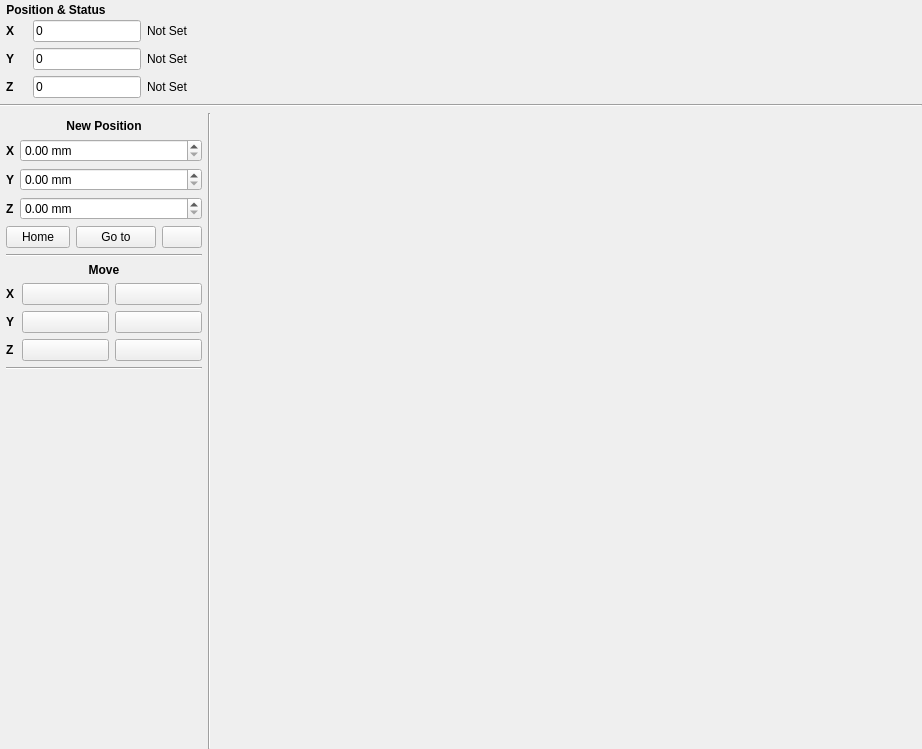
<?xml version="1.0" encoding="UTF-8"?>
<ui version="4.0">
 <class>DockWidget</class>
 <widget class="QDockWidget" name="DockWidget">
  <property name="geometry">
   <rect>
    <x>0</x>
    <y>0</y>
    <width>922</width>
    <height>749</height>
   </rect>
  </property>
  <property name="floating">
   <bool>true</bool>
  </property>
  <property name="windowTitle">
   <string>Motor Mover</string>
  </property>
  <widget class="QWidget" name="dockWidgetContents">
   <layout class="QVBoxLayout" name="verticalLayout_2">
    <property name="spacing">
     <number>0</number>
    </property>
    <property name="leftMargin">
     <number>0</number>
    </property>
    <property name="topMargin">
     <number>0</number>
    </property>
    <property name="rightMargin">
     <number>0</number>
    </property>
    <property name="bottomMargin">
     <number>0</number>
    </property>
    <item>
     <layout class="QHBoxLayout" name="horizontalLayout_2">
      <property name="leftMargin">
       <number>6</number>
      </property>
      <item>
       <widget class="QLabel" name="lbl_cur_pos">
        <property name="sizePolicy">
         <sizepolicy hsizetype="Minimum" vsizetype="Preferred">
          <horstretch>0</horstretch>
          <verstretch>0</verstretch>
         </sizepolicy>
        </property>
        <property name="font">
         <font>
          <weight>75</weight>
          <bold>true</bold>
         </font>
        </property>
        <property name="text">
         <string>Position &amp; Status</string>
        </property>
        <property name="alignment">
         <set>Qt::AlignCenter</set>
        </property>
       </widget>
      </item>
      <item>
       <spacer name="horizontalSpacer">
        <property name="orientation">
         <enum>Qt::Horizontal</enum>
        </property>
        <property name="sizeHint" stdset="0">
         <size>
          <width>40</width>
          <height>20</height>
         </size>
        </property>
       </spacer>
      </item>
     </layout>
    </item>
    <item>
     <layout class="QHBoxLayout" name="horizontalLayout_4">
      <property name="spacing">
       <number>6</number>
      </property>
      <property name="leftMargin">
       <number>6</number>
      </property>
      <property name="bottomMargin">
       <number>6</number>
      </property>
      <item>
       <layout class="QGridLayout" name="gridLayout_2">
        <item row="0" column="0">
         <widget class="QLabel" name="lbl_x_cur_pos">
          <property name="sizePolicy">
           <sizepolicy hsizetype="Preferred" vsizetype="Preferred">
            <horstretch>0</horstretch>
            <verstretch>0</verstretch>
           </sizepolicy>
          </property>
          <property name="font">
           <font>
            <weight>75</weight>
            <bold>true</bold>
           </font>
          </property>
          <property name="text">
           <string>X</string>
          </property>
         </widget>
        </item>
        <item row="0" column="1">
         <widget class="QLabel" name="icon_x_status">
          <property name="sizePolicy">
           <sizepolicy hsizetype="Maximum" vsizetype="Preferred">
            <horstretch>0</horstretch>
            <verstretch>0</verstretch>
           </sizepolicy>
          </property>
          <property name="text">
           <string/>
          </property>
          <property name="pixmap">
           <pixmap resource="qt_resources.qrc">:/icons/qt_resources/plug-disconnect-prohibition.png</pixmap>
          </property>
         </widget>
        </item>
        <item row="0" column="2">
         <widget class="QLineEdit" name="le_x_cur_pos">
          <property name="sizePolicy">
           <sizepolicy hsizetype="Preferred" vsizetype="Fixed">
            <horstretch>0</horstretch>
            <verstretch>0</verstretch>
           </sizepolicy>
          </property>
          <property name="maximumSize">
           <size>
            <width>16777215</width>
            <height>16777215</height>
           </size>
          </property>
          <property name="text">
           <string>0</string>
          </property>
          <property name="readOnly">
           <bool>true</bool>
          </property>
         </widget>
        </item>
        <item row="0" column="3">
         <widget class="QLabel" name="lbl_x_status">
          <property name="minimumSize">
           <size>
            <width>120</width>
            <height>0</height>
           </size>
          </property>
          <property name="text">
           <string>Not Set</string>
          </property>
         </widget>
        </item>
        <item row="1" column="0">
         <widget class="QLabel" name="lbl_y_cur_pos">
          <property name="font">
           <font>
            <weight>75</weight>
            <bold>true</bold>
           </font>
          </property>
          <property name="text">
           <string>Y</string>
          </property>
         </widget>
        </item>
        <item row="1" column="1">
         <widget class="QLabel" name="icon_y_status">
          <property name="sizePolicy">
           <sizepolicy hsizetype="Minimum" vsizetype="Preferred">
            <horstretch>0</horstretch>
            <verstretch>0</verstretch>
           </sizepolicy>
          </property>
          <property name="text">
           <string/>
          </property>
          <property name="pixmap">
           <pixmap resource="qt_resources.qrc">:/icons/qt_resources/plug-disconnect-prohibition.png</pixmap>
          </property>
         </widget>
        </item>
        <item row="1" column="2">
         <widget class="QLineEdit" name="le_y_cur_pos">
          <property name="sizePolicy">
           <sizepolicy hsizetype="Minimum" vsizetype="Fixed">
            <horstretch>0</horstretch>
            <verstretch>0</verstretch>
           </sizepolicy>
          </property>
          <property name="maximumSize">
           <size>
            <width>16777215</width>
            <height>16777215</height>
           </size>
          </property>
          <property name="text">
           <string>0</string>
          </property>
          <property name="readOnly">
           <bool>true</bool>
          </property>
         </widget>
        </item>
        <item row="1" column="3">
         <widget class="QLabel" name="lbl_y_status">
          <property name="text">
           <string>Not Set</string>
          </property>
         </widget>
        </item>
        <item row="2" column="0">
         <widget class="QLabel" name="lbl_z_cur_pos">
          <property name="font">
           <font>
            <weight>75</weight>
            <bold>true</bold>
           </font>
          </property>
          <property name="text">
           <string>Z</string>
          </property>
         </widget>
        </item>
        <item row="2" column="1">
         <widget class="QLabel" name="icon_z_status">
          <property name="sizePolicy">
           <sizepolicy hsizetype="Minimum" vsizetype="Preferred">
            <horstretch>0</horstretch>
            <verstretch>0</verstretch>
           </sizepolicy>
          </property>
          <property name="text">
           <string/>
          </property>
          <property name="pixmap">
           <pixmap resource="qt_resources.qrc">:/icons/qt_resources/plug-disconnect-prohibition.png</pixmap>
          </property>
         </widget>
        </item>
        <item row="2" column="2">
         <widget class="QLineEdit" name="le_z_cur_pos">
          <property name="sizePolicy">
           <sizepolicy hsizetype="Minimum" vsizetype="Fixed">
            <horstretch>0</horstretch>
            <verstretch>0</verstretch>
           </sizepolicy>
          </property>
          <property name="maximumSize">
           <size>
            <width>16777215</width>
            <height>16777215</height>
           </size>
          </property>
          <property name="text">
           <string>0</string>
          </property>
          <property name="readOnly">
           <bool>true</bool>
          </property>
         </widget>
        </item>
        <item row="2" column="3">
         <widget class="QLabel" name="lbl_z_status">
          <property name="text">
           <string>Not Set</string>
          </property>
         </widget>
        </item>
       </layout>
      </item>
      <item>
       <spacer name="horizontalSpacer_2">
        <property name="orientation">
         <enum>Qt::Horizontal</enum>
        </property>
        <property name="sizeHint" stdset="0">
         <size>
          <width>40</width>
          <height>20</height>
         </size>
        </property>
       </spacer>
      </item>
     </layout>
    </item>
    <item>
     <widget class="Line" name="line">
      <property name="orientation">
       <enum>Qt::Horizontal</enum>
      </property>
     </widget>
    </item>
    <item>
     <layout class="QHBoxLayout" name="horizontalLayout_3">
      <property name="leftMargin">
       <number>6</number>
      </property>
      <property name="topMargin">
       <number>6</number>
      </property>
      <item>
       <layout class="QVBoxLayout" name="verticalLayout">
        <property name="spacing">
         <number>6</number>
        </property>
        <property name="topMargin">
         <number>6</number>
        </property>
        <property name="rightMargin">
         <number>6</number>
        </property>
        <item>
         <widget class="QLabel" name="lbl_new_pos">
          <property name="sizePolicy">
           <sizepolicy hsizetype="Minimum" vsizetype="Preferred">
            <horstretch>0</horstretch>
            <verstretch>0</verstretch>
           </sizepolicy>
          </property>
          <property name="font">
           <font>
            <weight>75</weight>
            <bold>true</bold>
           </font>
          </property>
          <property name="text">
           <string>New Position</string>
          </property>
          <property name="alignment">
           <set>Qt::AlignCenter</set>
          </property>
         </widget>
        </item>
        <item>
         <layout class="QFormLayout" name="formLayout_2">
          <property name="sizeConstraint">
           <enum>QLayout::SetMinimumSize</enum>
          </property>
          <property name="horizontalSpacing">
           <number>6</number>
          </property>
          <item row="0" column="0">
           <widget class="QLabel" name="lbl_x_new_pos">
            <property name="font">
             <font>
              <weight>75</weight>
              <bold>true</bold>
             </font>
            </property>
            <property name="text">
             <string>X</string>
            </property>
           </widget>
          </item>
          <item row="0" column="1">
           <widget class="QDoubleSpinBox" name="sb_x_new_pos">
            <property name="sizePolicy">
             <sizepolicy hsizetype="Minimum" vsizetype="Fixed">
              <horstretch>0</horstretch>
              <verstretch>0</verstretch>
             </sizepolicy>
            </property>
            <property name="minimumSize">
             <size>
              <width>74</width>
              <height>0</height>
             </size>
            </property>
            <property name="suffix">
             <string> mm</string>
            </property>
            <property name="decimals">
             <number>2</number>
            </property>
           </widget>
          </item>
          <item row="1" column="0">
           <widget class="QLabel" name="lbl_y_new_pos">
            <property name="font">
             <font>
              <weight>75</weight>
              <bold>true</bold>
             </font>
            </property>
            <property name="text">
             <string>Y</string>
            </property>
           </widget>
          </item>
          <item row="1" column="1">
           <widget class="QDoubleSpinBox" name="sb_y_new_pos">
            <property name="sizePolicy">
             <sizepolicy hsizetype="Minimum" vsizetype="Fixed">
              <horstretch>0</horstretch>
              <verstretch>0</verstretch>
             </sizepolicy>
            </property>
            <property name="suffix">
             <string> mm</string>
            </property>
            <property name="decimals">
             <number>2</number>
            </property>
           </widget>
          </item>
          <item row="2" column="0">
           <widget class="QLabel" name="lbl_z_new_pos">
            <property name="font">
             <font>
              <weight>75</weight>
              <bold>true</bold>
             </font>
            </property>
            <property name="text">
             <string>Z</string>
            </property>
           </widget>
          </item>
          <item row="2" column="1">
           <widget class="QDoubleSpinBox" name="sb_z_new_pos">
            <property name="sizePolicy">
             <sizepolicy hsizetype="Minimum" vsizetype="Fixed">
              <horstretch>0</horstretch>
              <verstretch>0</verstretch>
             </sizepolicy>
            </property>
            <property name="suffix">
             <string> mm</string>
            </property>
            <property name="decimals">
             <number>2</number>
            </property>
           </widget>
          </item>
         </layout>
        </item>
        <item>
         <layout class="QHBoxLayout" name="horizontalLayout">
          <item>
           <widget class="QPushButton" name="btn_home">
            <property name="minimumSize">
             <size>
              <width>64</width>
              <height>0</height>
             </size>
            </property>
            <property name="maximumSize">
             <size>
              <width>60</width>
              <height>16777215</height>
             </size>
            </property>
            <property name="text">
             <string>Home</string>
            </property>
            <property name="icon">
             <iconset resource="qt_resources.qrc">
              <normaloff>:/icons/qt_resources/home--arrow.png</normaloff>:/icons/qt_resources/home--arrow.png</iconset>
            </property>
           </widget>
          </item>
          <item>
           <widget class="QPushButton" name="btn_go">
            <property name="sizePolicy">
             <sizepolicy hsizetype="Minimum" vsizetype="Fixed">
              <horstretch>0</horstretch>
              <verstretch>0</verstretch>
             </sizepolicy>
            </property>
            <property name="minimumSize">
             <size>
              <width>0</width>
              <height>0</height>
             </size>
            </property>
            <property name="maximumSize">
             <size>
              <width>16777215</width>
              <height>16777215</height>
             </size>
            </property>
            <property name="text">
             <string>Go to</string>
            </property>
            <property name="icon">
             <iconset resource="qt_resources.qrc">
              <normaloff>:/icons/qt_resources/control.png</normaloff>:/icons/qt_resources/control.png</iconset>
            </property>
           </widget>
          </item>
          <item>
           <widget class="QPushButton" name="btn_stop">
            <property name="sizePolicy">
             <sizepolicy hsizetype="Minimum" vsizetype="Fixed">
              <horstretch>0</horstretch>
              <verstretch>0</verstretch>
             </sizepolicy>
            </property>
            <property name="minimumSize">
             <size>
              <width>0</width>
              <height>0</height>
             </size>
            </property>
            <property name="maximumSize">
             <size>
              <width>16777215</width>
              <height>16777215</height>
             </size>
            </property>
            <property name="text">
             <string/>
            </property>
            <property name="icon">
             <iconset resource="qt_resources.qrc">
              <normaloff>:/icons/qt_resources/control-stop-square.png</normaloff>:/icons/qt_resources/control-stop-square.png</iconset>
            </property>
           </widget>
          </item>
         </layout>
        </item>
        <item>
         <widget class="Line" name="line_2">
          <property name="orientation">
           <enum>Qt::Horizontal</enum>
          </property>
         </widget>
        </item>
        <item>
         <widget class="QLabel" name="lbl_move">
          <property name="sizePolicy">
           <sizepolicy hsizetype="Minimum" vsizetype="Preferred">
            <horstretch>0</horstretch>
            <verstretch>0</verstretch>
           </sizepolicy>
          </property>
          <property name="font">
           <font>
            <weight>75</weight>
            <bold>true</bold>
           </font>
          </property>
          <property name="text">
           <string>Move</string>
          </property>
          <property name="alignment">
           <set>Qt::AlignCenter</set>
          </property>
         </widget>
        </item>
        <item>
         <layout class="QGridLayout" name="gridLayout">
          <property name="sizeConstraint">
           <enum>QLayout::SetMinimumSize</enum>
          </property>
          <item row="0" column="0">
           <widget class="QLabel" name="lbl_x_move">
            <property name="sizePolicy">
             <sizepolicy hsizetype="Minimum" vsizetype="Preferred">
              <horstretch>0</horstretch>
              <verstretch>0</verstretch>
             </sizepolicy>
            </property>
            <property name="maximumSize">
             <size>
              <width>10</width>
              <height>16777215</height>
             </size>
            </property>
            <property name="font">
             <font>
              <weight>75</weight>
              <bold>true</bold>
             </font>
            </property>
            <property name="text">
             <string>X</string>
            </property>
           </widget>
          </item>
          <item row="0" column="1">
           <widget class="QPushButton" name="btn_x_left_move">
            <property name="text">
             <string/>
            </property>
            <property name="icon">
             <iconset resource="qt_resources.qrc">
              <normaloff>:/icons/qt_resources/control-double-180.png</normaloff>:/icons/qt_resources/control-double-180.png</iconset>
            </property>
           </widget>
          </item>
          <item row="0" column="2">
           <widget class="QPushButton" name="btn_x_right_move">
            <property name="text">
             <string/>
            </property>
            <property name="icon">
             <iconset resource="qt_resources.qrc">
              <normaloff>:/icons/qt_resources/control-double.png</normaloff>:/icons/qt_resources/control-double.png</iconset>
            </property>
           </widget>
          </item>
          <item row="1" column="0">
           <widget class="QLabel" name="lbl_y_move">
            <property name="sizePolicy">
             <sizepolicy hsizetype="Minimum" vsizetype="Preferred">
              <horstretch>0</horstretch>
              <verstretch>0</verstretch>
             </sizepolicy>
            </property>
            <property name="font">
             <font>
              <weight>75</weight>
              <bold>true</bold>
             </font>
            </property>
            <property name="text">
             <string>Y</string>
            </property>
           </widget>
          </item>
          <item row="1" column="1">
           <widget class="QPushButton" name="btn_y_left_move">
            <property name="text">
             <string/>
            </property>
            <property name="icon">
             <iconset resource="qt_resources.qrc">
              <normaloff>:/icons/qt_resources/control-double-180.png</normaloff>:/icons/qt_resources/control-double-180.png</iconset>
            </property>
           </widget>
          </item>
          <item row="1" column="2">
           <widget class="QPushButton" name="btn_y_right_move">
            <property name="text">
             <string/>
            </property>
            <property name="icon">
             <iconset resource="qt_resources.qrc">
              <normaloff>:/icons/qt_resources/control-double.png</normaloff>:/icons/qt_resources/control-double.png</iconset>
            </property>
           </widget>
          </item>
          <item row="2" column="0">
           <widget class="QLabel" name="lbl_z_move">
            <property name="sizePolicy">
             <sizepolicy hsizetype="Minimum" vsizetype="Preferred">
              <horstretch>0</horstretch>
              <verstretch>0</verstretch>
             </sizepolicy>
            </property>
            <property name="font">
             <font>
              <weight>75</weight>
              <bold>true</bold>
             </font>
            </property>
            <property name="text">
             <string>Z</string>
            </property>
           </widget>
          </item>
          <item row="2" column="1">
           <widget class="QPushButton" name="btn_z_left_move">
            <property name="text">
             <string/>
            </property>
            <property name="icon">
             <iconset resource="qt_resources.qrc">
              <normaloff>:/icons/qt_resources/control-double-180.png</normaloff>:/icons/qt_resources/control-double-180.png</iconset>
            </property>
           </widget>
          </item>
          <item row="2" column="2">
           <widget class="QPushButton" name="btn_z_right_move">
            <property name="text">
             <string/>
            </property>
            <property name="icon">
             <iconset resource="qt_resources.qrc">
              <normaloff>:/icons/qt_resources/control-double.png</normaloff>:/icons/qt_resources/control-double.png</iconset>
            </property>
           </widget>
          </item>
         </layout>
        </item>
        <item>
         <widget class="Line" name="line_3">
          <property name="orientation">
           <enum>Qt::Horizontal</enum>
          </property>
         </widget>
        </item>
        <item>
         <spacer name="verticalSpacer">
          <property name="orientation">
           <enum>Qt::Vertical</enum>
          </property>
          <property name="sizeHint" stdset="0">
           <size>
            <width>20</width>
            <height>40</height>
           </size>
          </property>
         </spacer>
        </item>
       </layout>
      </item>
      <item>
       <widget class="Line" name="line_4">
        <property name="orientation">
         <enum>Qt::Vertical</enum>
        </property>
       </widget>
      </item>
      <item>
       <layout class="QGridLayout" name="gridLayout_6">
        <item row="0" column="0">
         <layout class="QGridLayout" name="gridLayout_4">
          <item row="0" column="0">
           <widget class="MplCanvas" name="plot_xz" native="true">
            <property name="sizePolicy">
             <sizepolicy hsizetype="Expanding" vsizetype="Expanding">
              <horstretch>0</horstretch>
              <verstretch>0</verstretch>
             </sizepolicy>
            </property>
           </widget>
          </item>
         </layout>
        </item>
        <item row="1" column="0">
         <layout class="QGridLayout" name="gridLayout_3">
          <item row="0" column="0">
           <widget class="MplCanvas" name="plot_xy" native="true">
            <property name="sizePolicy">
             <sizepolicy hsizetype="Expanding" vsizetype="Expanding">
              <horstretch>0</horstretch>
              <verstretch>0</verstretch>
             </sizepolicy>
            </property>
           </widget>
          </item>
         </layout>
        </item>
        <item row="1" column="1">
         <layout class="QGridLayout" name="gridLayout_5">
          <item row="0" column="0">
           <widget class="MplCanvas" name="plot_yz" native="true">
            <property name="sizePolicy">
             <sizepolicy hsizetype="Expanding" vsizetype="Expanding">
              <horstretch>0</horstretch>
              <verstretch>0</verstretch>
             </sizepolicy>
            </property>
           </widget>
          </item>
         </layout>
        </item>
       </layout>
      </item>
     </layout>
    </item>
   </layout>
  </widget>
 </widget>
 <customwidgets>
  <customwidget>
   <class>MplCanvas</class>
   <extends>QWidget</extends>
   <header>..widgets</header>
   <container>1</container>
  </customwidget>
 </customwidgets>
 <resources>
  <include location="qt_resources.qrc"/>
  <include location="qt_resources.qrc"/>
 </resources>
 <connections/>
</ui>
